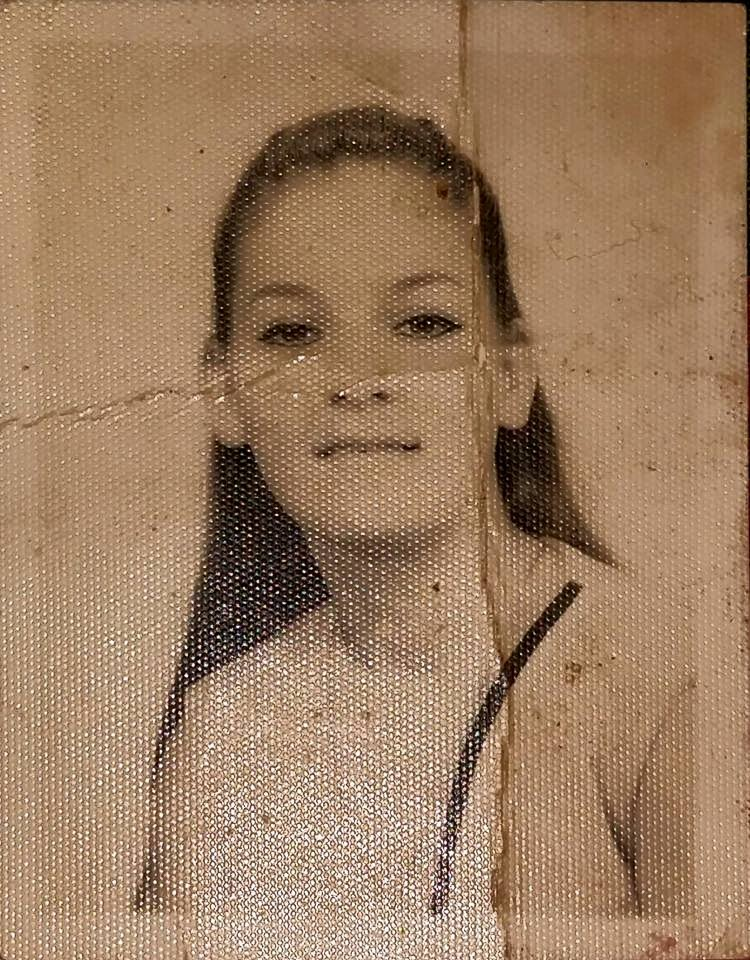
#> input picture data/images/original_female_potrait.jpg, 750 x 960 px
$ python inpainting.py data/images/original_female_potrait.jpg data/images/original_female_potrait.jpg   (Python 2 division)
#> lines starting #> are read from the running program, lines starting #| are printed output that depends on the picture
#!/usr/bin/python
import numpy as np
import cv2
import sys


def main(argv):
	if len(sys.argv) < 3:
		print "Not enough params"
		sys.exit()
	img = cv2.imread(sys.argv[1])
#> img is the input picture: shape (960, 750, 3); mean B, G, R 96.5, 125.2, 156.6
	mask = cv2.imread(sys.argv[2],0)
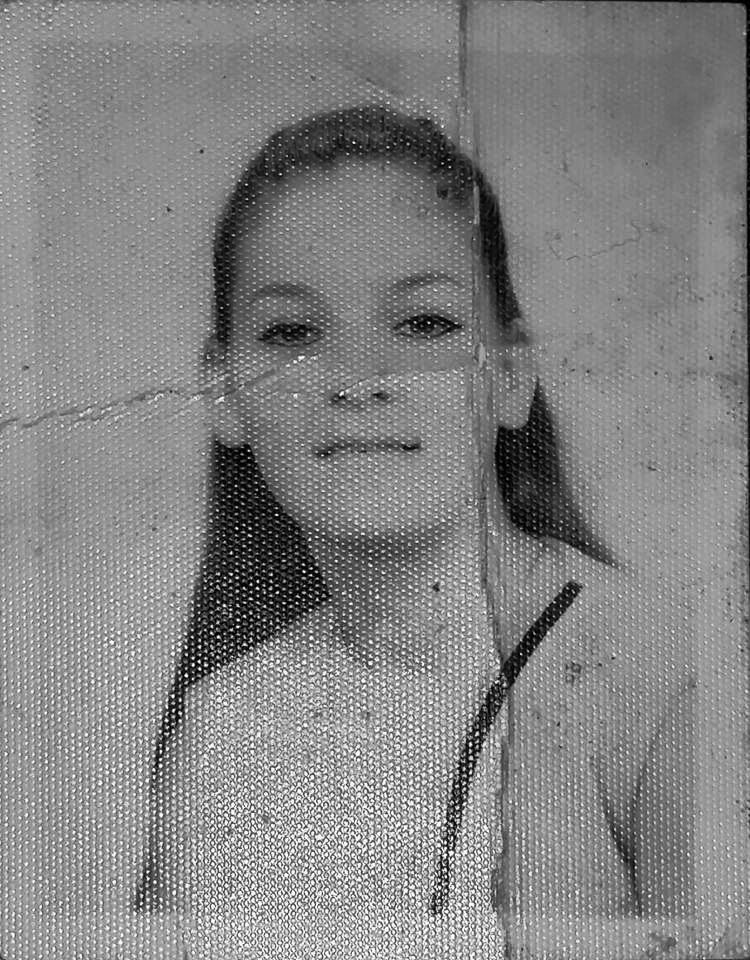
#> mask: shape (960, 750); min 0, max 255, mean 131.4
	res = cv2.inpaint(img,mask,3,cv2.INPAINT_NS)
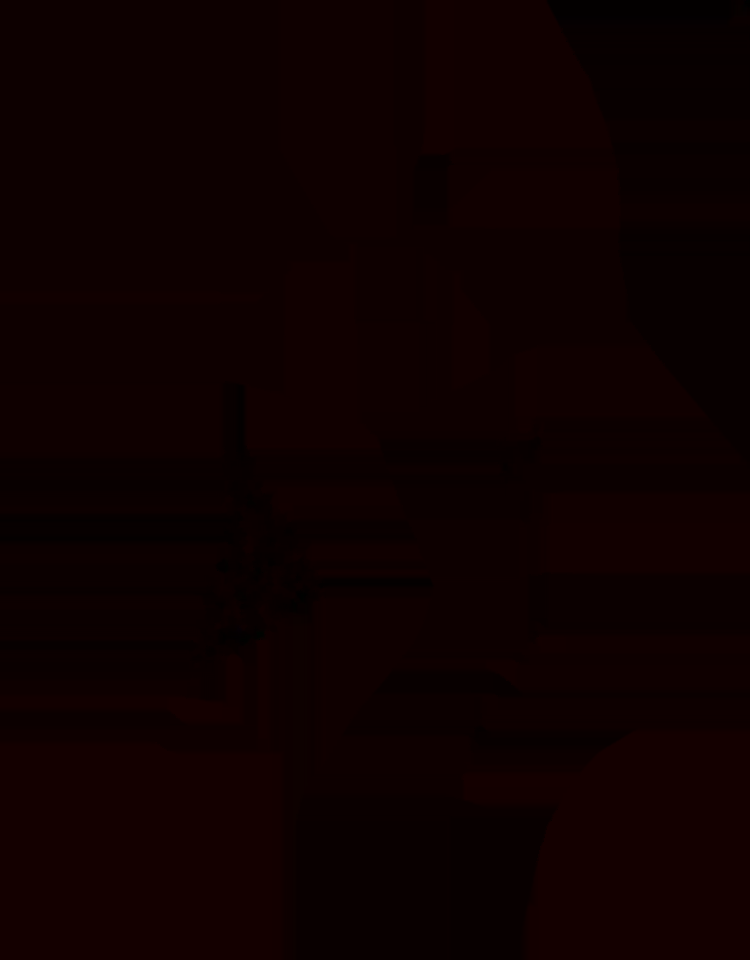
#> res: shape (960, 750, 3); mean B, G, R 0.00326, 0.00506, 13.74
	cv2.imshow('res',res)
	cv2.waitKey(10000)
	cv2.destroyAllWindows()
	sys.exit()
#> (the program exits here)
